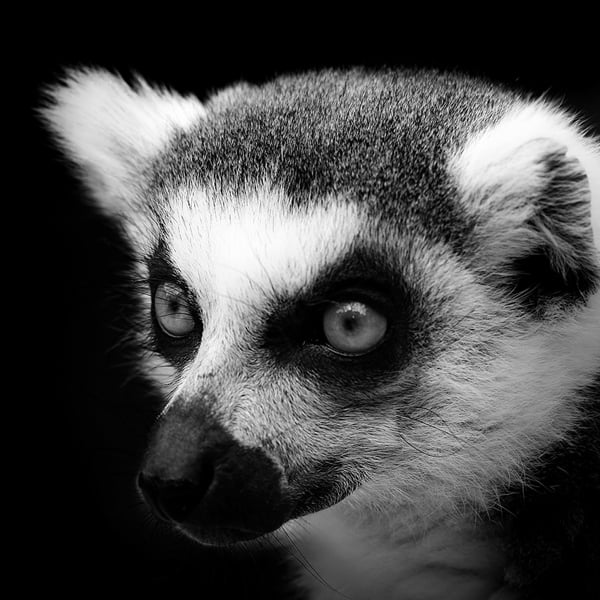
#> input picture group 413/lab1/Matseiko Iryna/1.jpg, 600 x 600 px
$ jupyter execute notebooks_Lab_1_lab1cv.ipynb
#> lines starting #> are read from the running program, lines starting #| are printed output that depends on the picture; after the words box and inside, x2 and y2 are one past the last pixel; in counts of white or black regions, pixels touching at a corner belong together
Виконати детекцію границь на зображеннях за допомогою операторів Canny.
Провести порівняльний аналіз.

[cell 1]
from PIL import Image
import math
import numpy as np

[cell 2]
path = "C:/Users/maksy/Downloads/cv labs"

[cell 3]
im = Image.open("1.jpg") # Can be many different formats.
#> im is the input picture: PIL image 600x600 RGB; min 0, max 255, mean 68.6


im = im.convert(mode='L')
#> im: PIL image 600x600 L
pix = im.load()

[cell 4]
im.size  # Get the width and hight of the image for iterating over
#> Out = (600, 600)

[cell 5]
im

[cell 6]
width, height = im.size
#> width = 600; height = 600
pixel_values = list(im.getdata())
#> pixel_values = 360000 items

[cell 7]
def Gaussian_Core(size, sigma= 1.4):
    size = int(size) // 2
    x, y = np.mgrid[-size:size+1, -size:size+1]
    H =  np.exp(-((x**2 + y**2) / (2.0*sigma**2))) / (2.0 * np.pi * sigma**2) #formula from lecture
    return H

[cell 8]
new = Gaussian_Core(5)

[cell 9]
new

[cell 10]
from scipy import signal

[cell 11]
new_image = signal.convolve(im, new)
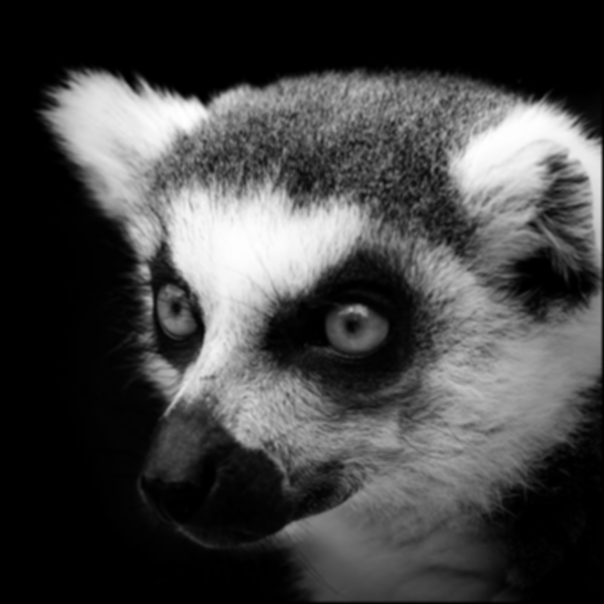
#> new_image: shape (604, 604) float64; min -1.38e-13, max 219.9, mean 58.8; drawn with min black and max white

[cell 12]
new_image

[cell 13]
array = np.array(new_image, dtype=np.uint8)
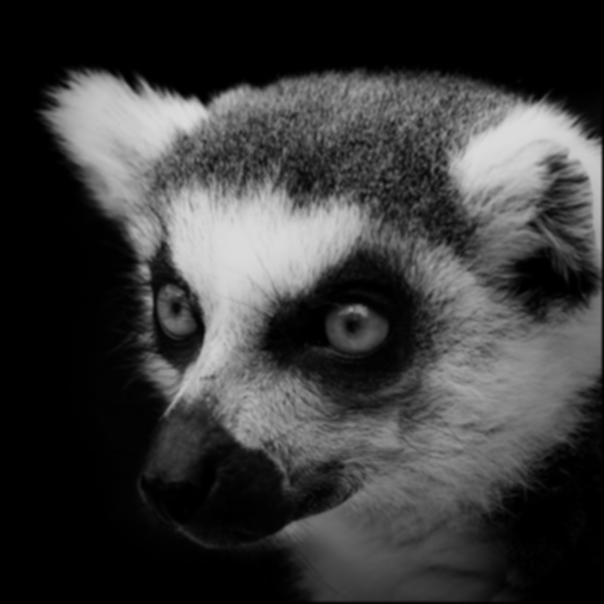
#> array: shape (604, 604); min 0, max 219, mean 58.4

Image.fromarray(array)

[cell 14]
Gx = np.asarray([[-1, 0, 1],
                [-2, 0, 2],
                [-1, 0, 1]])

Gy = np.asarray([[1, 2, 1],
                 [0, 0, 0],
                 [-1, -2, -1]])

[cell 15]
intensity_gradient_x = signal.convolve(new_image, Gx)
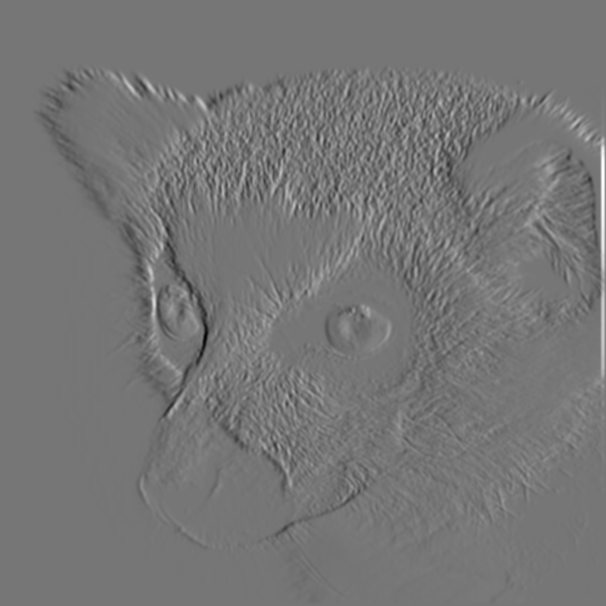
#> intensity_gradient_x: shape (606, 606) float64; min -369.9, max 427.4, mean 0; drawn with min black and max white

[cell 16]
Gy

[cell 17]
array = np.array(intensity_gradient_x, dtype=np.uint8)
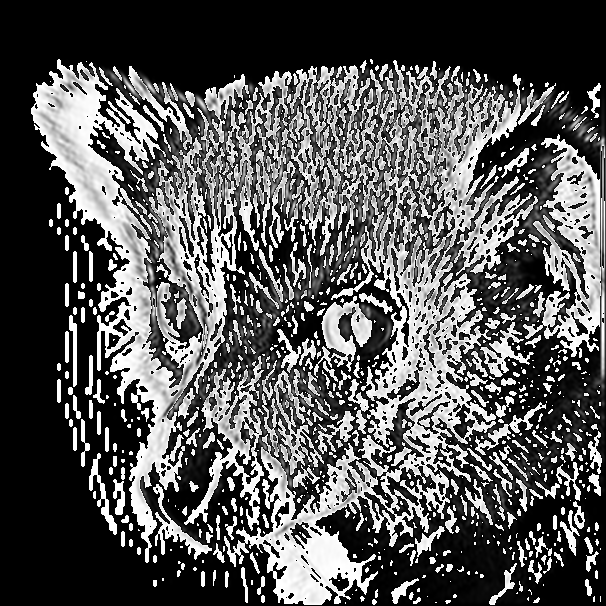
#> array: shape (606, 606); min 0, max 255, mean 85.4

Image.fromarray(array)

[cell 18]
intensity_gradient_y  = signal.convolve(new_image, Gy)
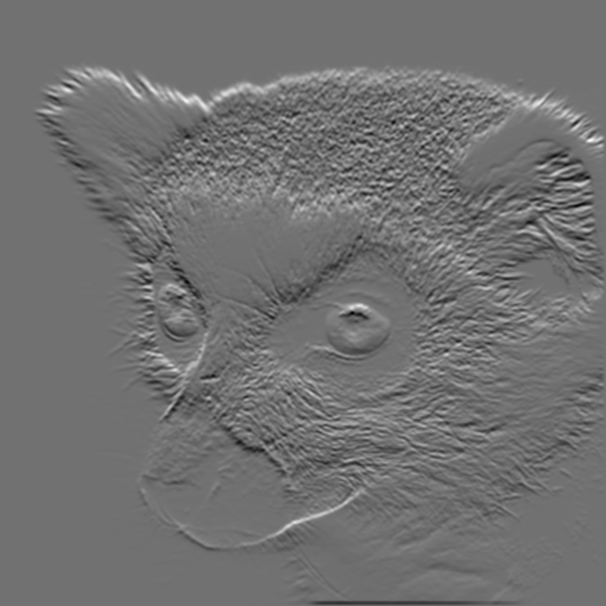
#> intensity_gradient_y: shape (606, 606) float64; min -225.5, max 279.8, mean 0; drawn with min black and max white

[cell 19]
array = np.array(intensity_gradient_y, dtype=np.uint8)
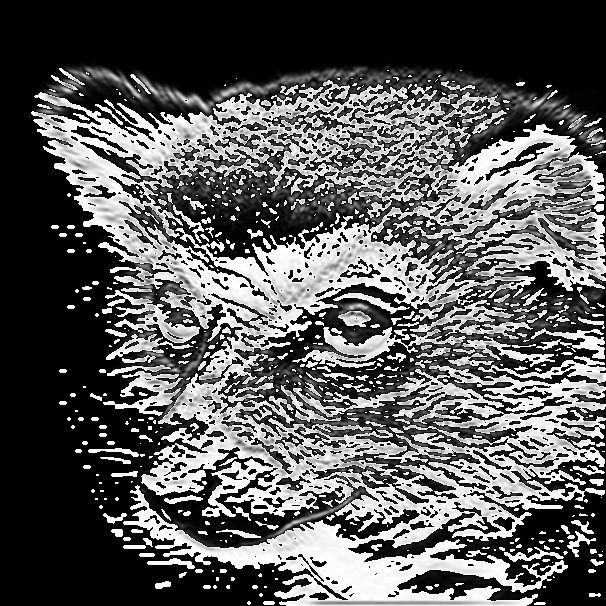
#> array: shape (606, 606); min 0, max 255, mean 90.6

Image.fromarray(array)

[cell 20]
def magnitude(Gx, Gy):
    return np.hypot(Gx, Gy)
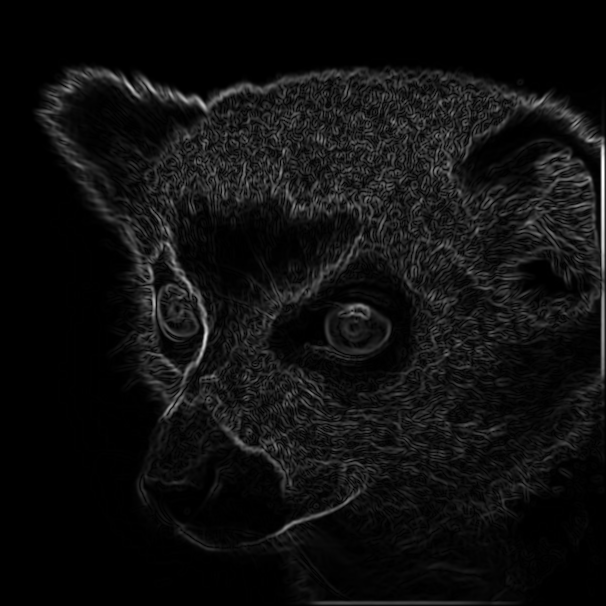
#> returned value: shape (606, 606) float64; min 0, max 427.4, mean 26.4; drawn with min black and max white

[cell 21]
magnitude(intensity_gradient_x, intensity_gradient_y)

[cell 22]
magnitude_threshold = magnitude(intensity_gradient_x, intensity_gradient_y)

[cell 23]
magnitude_threshold = magnitude_threshold / magnitude_threshold.max() * 255
theta = np.arctan2(intensity_gradient_y, intensity_gradient_x)
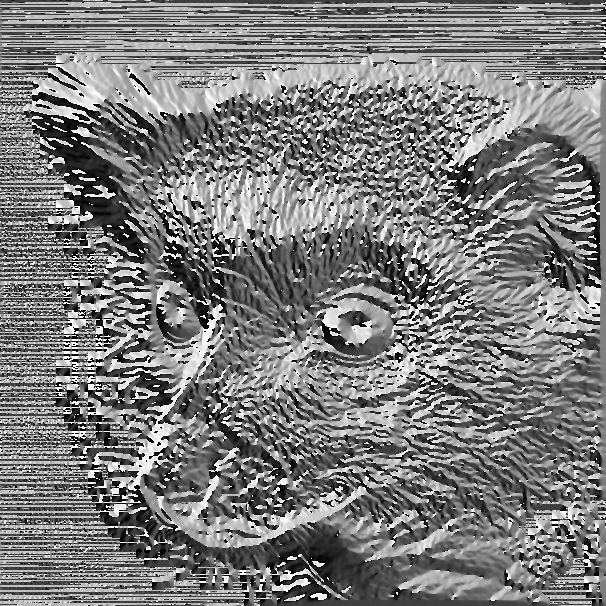
#> theta: shape (606, 606) float64; min -3.14, max 3.14, mean -0.0788; drawn with min black and max white

[cell 24]
array = np.array(magnitude_threshold, dtype=np.uint8)

Image.fromarray(array)

[cell 25]
h_k = magnitude_threshold.max()*0.09
#> h_k = 22.95
l_k = magnitude_threshold.max()*0.09*0.05
#> l_k = 1.15

[cell 26]
high = np.where(magnitude_threshold >= magnitude_threshold.max()*0.09, 255, 0)
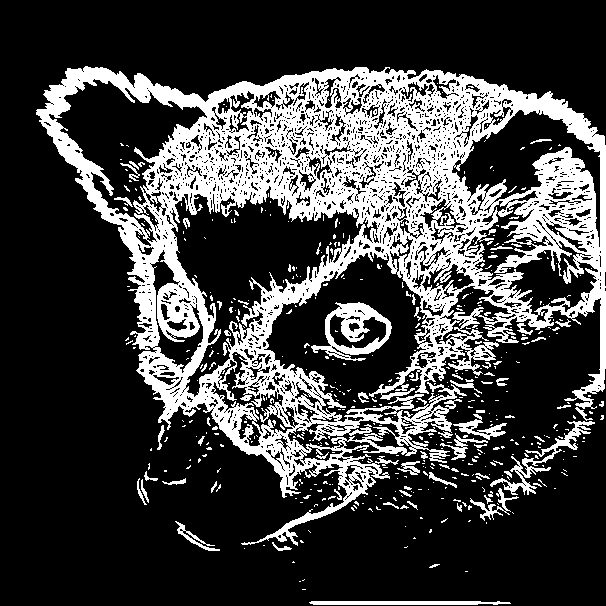
#> high: shape (606, 606) int64; 25.8% white; 497 white regions (429 under 20 px), largest, box (x1, y1, x2, y2) and area: (36, 66, 606, 546) 84765, (311, 302, 392, 361) 1879, (490, 421, 595, 495) 1167
low = np.where(magnitude_threshold < l_k, 255, 0)
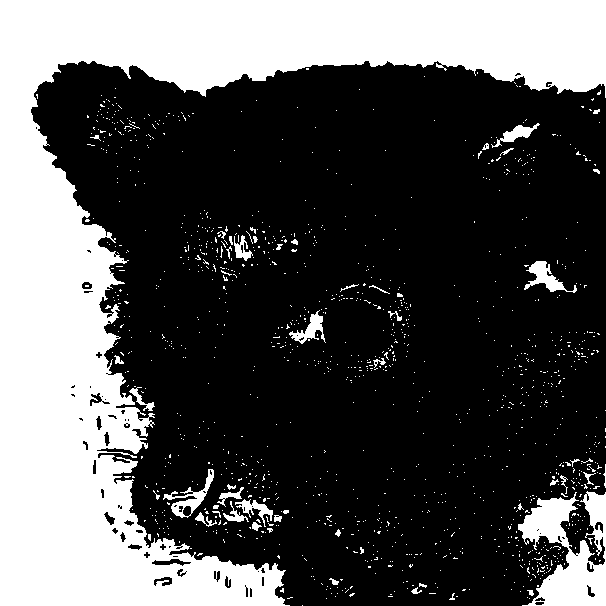
#> low: shape (606, 606) int64; 32.6% white; 1278 white regions (1230 under 20 px), largest, box (x1, y1, x2, y2) and area: (0, 0, 606, 606) 107057, (518, 491, 606, 606) 5486, (163, 469, 214, 518) 634

[cell 27]
array = np.array(high, dtype=np.uint8)

im_b_f = Image.fromarray(array)
im_b_f

[cell 28]
array = np.array(low, dtype=np.uint8)

im_b_f = Image.fromarray(array)
im_b_f

[cell 29]
def hysteresis(image, weak=200):
#> called with weak = 200
    image_row, image_col = image.shape
#> image_row = 606; image_col = 606

    top_to_bottom = image.copy()


    for row in range(1, image_row):
        for col in range(1, image_col):
            if top_to_bottom[row, col] == weak:
                if top_to_bottom[row, col + 1] == 255 or top_to_bottom[row, col - 1] == 255 or top_to_bottom[row - 1, col] == 255 or top_to_bottom[
                    row + 1, col] == 255 or top_to_bottom[
                    row - 1, col - 1] == 255 or top_to_bottom[row + 1, col - 1] == 255 or top_to_bottom[row - 1, col + 1] == 255 or top_to_bottom[
                    row + 1, col + 1] == 255:
                    top_to_bottom[row, col] = 255
                else:
                    top_to_bottom[row, col] = 0

    bottom_to_top = image.copy()

    for row in range(image_row - 1, 0, -1):
        for col in range(image_col - 1, 0, -1):
            if bottom_to_top[row, col] == weak:
                if bottom_to_top[row, col + 1] == 255 or bottom_to_top[row, col - 1] == 255 or bottom_to_top[row - 1, col] == 255 or bottom_to_top[
                    row + 1, col] == 255 or bottom_to_top[
                    row - 1, col - 1] == 255 or bottom_to_top[row + 1, col - 1] == 255 or bottom_to_top[row - 1, col + 1] == 255 or bottom_to_top[
                    row + 1, col + 1] == 255:
                    bottom_to_top[row, col] = 255
                else:
                    bottom_to_top[row, col] = 0

    right_to_left = image.copy()

    for row in range(1, image_row):
        for col in range(image_col - 1, 0, -1):
            if right_to_left[row, col] == weak:
                if right_to_left[row, col + 1] == 255 or right_to_left[row, col - 1] == 255 or right_to_left[row - 1, col] == 255 or right_to_left[
                    row + 1, col] == 255 or right_to_left[
                    row - 1, col - 1] == 255 or right_to_left[row + 1, col - 1] == 255 or right_to_left[row - 1, col + 1] == 255 or right_to_left[
                    row + 1, col + 1] == 255:
                    right_to_left[row, col] = 255
                else:
                    right_to_left[row, col] = 0

    left_to_right = image.copy()

    for row in range(image_row - 1, 0, -1):
        for col in range(1, image_col):
            if left_to_right[row, col] == weak:
                if left_to_right[row, col + 1] == 255 or left_to_right[row, col - 1] == 255 or left_to_right[row - 1, col] == 255 or left_to_right[
                    row + 1, col] == 255 or left_to_right[
                    row - 1, col - 1] == 255 or left_to_right[row + 1, col - 1] == 255 or left_to_right[row - 1, col + 1] == 255 or left_to_right[
                    row + 1, col + 1] == 255:
                    left_to_right[row, col] = 255
                else:
                    left_to_right[row, col] = 0

    final_image = top_to_bottom + bottom_to_top + right_to_left + left_to_right

    final_image[final_image > 255] = 255

    return final_image
